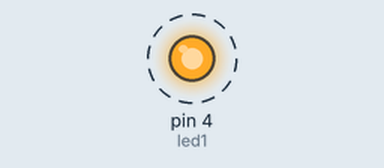
This sketch was run on a simulated Arduino Uno, built with avr-gcc and run on an emulated ATmega328P. Shown: output pins drawn as LEDs (lit = HIGH). Dashed ring = blinking.

Above: at 0.05 s.
Timing chart, 0 to 3.0 s (numbered marks = the images above):
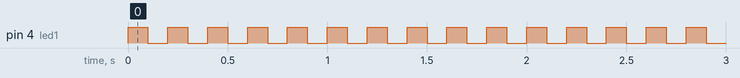

Measured:
- by itself, pin 4 (led1): alternates HIGH for 0.10 s and LOW for 0.10 s

The sketch:

blink01.ino
```cpp
int led1 = 4;

void setup()
{
  pinMode(led1, OUTPUT);
}

void loop()
{ digitalWrite(led1, HIGH);
  delay(100);
  digitalWrite(led1, LOW);
  delay(100);
}
```
